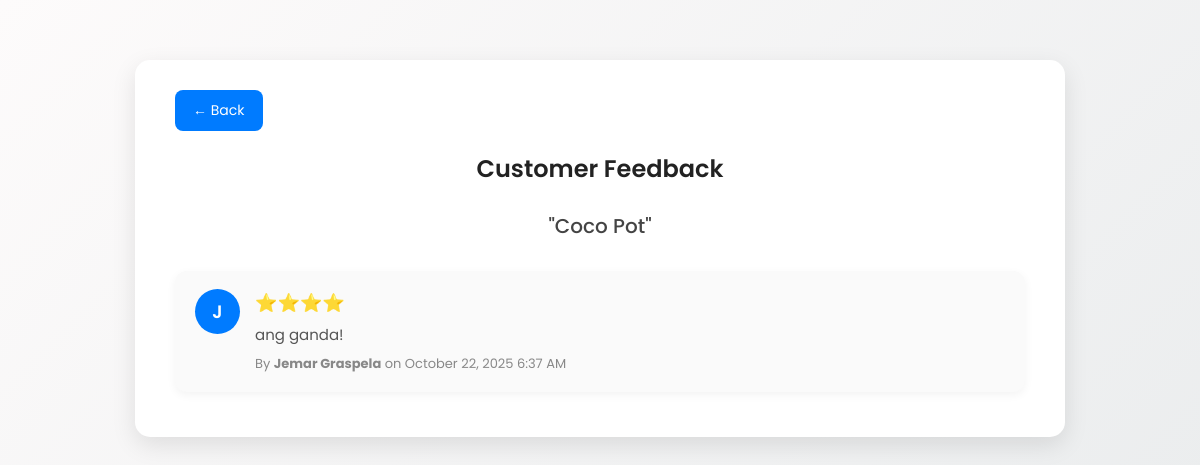
The app's page /view_feedback.php?product_id=5 with its own data.
### tables this page shows
CREATE TABLE `products` (
  `id` int(11) NOT NULL,
  `name` varchar(100) NOT NULL,
  `price` decimal(10,2) NOT NULL CHECK (`price` >= 0),
  `stock` int(11) NOT NULL CHECK (`stock` >= 0 and `stock` <= 1000),
  `image` varchar(255) DEFAULT NULL,
  `is_featured` tinyint(1) DEFAULT 0,
  `is_archived` tinyint(1) NOT NULL DEFAULT 0,
  `created_at` timestamp NOT NULL DEFAULT current_timestamp(),
  `updated_at` timestamp NOT NULL DEFAULT current_timestamp() ON UPDATE current_timestamp()
);

CREATE TABLE `feedback` (
  `id` int(11) NOT NULL,
  `order_id` int(11) DEFAULT NULL,
  `user_id` int(11) NOT NULL,
  `rating` int(11) DEFAULT NULL,
  `product_id` int(11) NOT NULL,
  `stars` int(11) NOT NULL,
  `comment` text DEFAULT NULL,
  `created_at` timestamp NOT NULL DEFAULT current_timestamp()
);

CREATE TABLE `users` (
  `id` int(11) NOT NULL,
  `name` varchar(100) DEFAULT NULL,
  `surname` varchar(100) DEFAULT NULL,
  `username` varchar(50) NOT NULL,
  `password` varchar(255) NOT NULL,
  `cp_number` varchar(20) DEFAULT NULL,
  `address` varchar(255) DEFAULT NULL,
  `role` enum('admin','customer') NOT NULL,
  `status` enum('active','inactive') DEFAULT 'active',
  `created_at` timestamp NOT NULL DEFAULT current_timestamp(),
  `email` varchar(100) NOT NULL
);

### view_feedback.php (the view, shortened to what this page needs)
<?php
include '../db.php';
$product_id = intval($_GET['product_id']);
$product = $conn->query("SELECT * FROM products WHERE id=$product_id")->fetch_assoc();
$feedbacks = $conn->query("SELECT f.*, u.username FROM feedback f
                           JOIN users u ON f.user_id=u.id
                           WHERE product_id=$product_id ORDER BY f.created_at DESC");
?>
<!DOCTYPE html>
<html lang="en">
<head>
</head>
<body>
<div class="container">
    <a href="../customer/products_customer.php" class="back-btn">← Back</a>
    <div class="product-header">
        <h2>Customer Feedback</h2>
        <h3>"<?php echo htmlspecialchars($product['name']); ?>"</h3>
    </div>
    <?php if ($feedbacks->num_rows == 0): ?>
        <div class="no-feedback">
            <p>No feedback yet for this product.</p>
        </div>
    <?php else: ?>
        <?php while ($fb = $feedbacks->fetch_assoc()): ?>
            <div class="feedback">
                <div class="avatar">
                    <?php echo strtoupper(substr($fb['username'], 0, 1)); ?>
                </div>
                <div class="feedback-content">
                    <div class="stars"><?php echo str_repeat('⭐', $fb['rating']); ?></div>
                    <p><?php echo htmlspecialchars($fb['comment']); ?></p>
                    <small>By <strong><?php echo htmlspecialchars($fb['username']); ?></strong> on <?php echo date("F j, Y g:i A", strtotime($fb['created_at'])); ?></small>
                </div>
            </div>
        <?php endwhile; ?>
    <?php endif; ?>
</div>
</body>
</html>

### view_feedback.php (style rules this page uses)
body { font-family: 'Poppins', sans-serif; background: linear-gradient(135deg, #fdfbfb 0%, #ebedee 100%); margin: 0; padding: 0; color: #333; }
.container { max-width: 850px; margin: 60px auto; background: #fff; border-radius: 15px; padding: 30px 40px; box-shadow: 0 8px 25px rgba(0,0,0,0.1); position: relative; }
h2 { text-align: center; margin-bottom: 25px; font-weight: 600; color: #222; }
.back-btn { display: inline-block; text-decoration: none; color: #fff; background: #007bff; padding: 10px 18px; border-radius: 8px; font-size: 14px; transition: 0.3s; }
.feedback { display: flex; align-items: flex-start; gap: 15px; background: #fafafa; border-radius: 12px; padding: 18px 20px; margin-bottom: 15px; box-shadow: 0 3px 10px rgba(0,0,0,0.05); transition: transform 0.2s; }
.avatar { width: 45px; height: 45px; border-radius: 50%; background: #007bff; color: white; display: flex; align-items: center; justify-content: center; font-weight: 600; font-size: 18px; }
.feedback-content { flex: 1; }
.feedback .stars { color: #FFD700; font-size: 18px; margin-bottom: 8px; }
.feedback p { margin: 0; font-size: 15px; color: #555; line-height: 1.5; }
.feedback small { display: block; margin-top: 8px; font-size: 13px; color: #888; }
.product-header { text-align: center; margin-bottom: 30px; }
.product-header h3 { font-size: 20px; color: #444; font-weight: 500; }

### records on screen
products: name "Coco Pot"
feedback: user.username "J", rating "⭐⭐⭐⭐", comment "ang ganda!", user.username "Jemar Graspela", created_at "October 22, 2025 6:37 AM"
